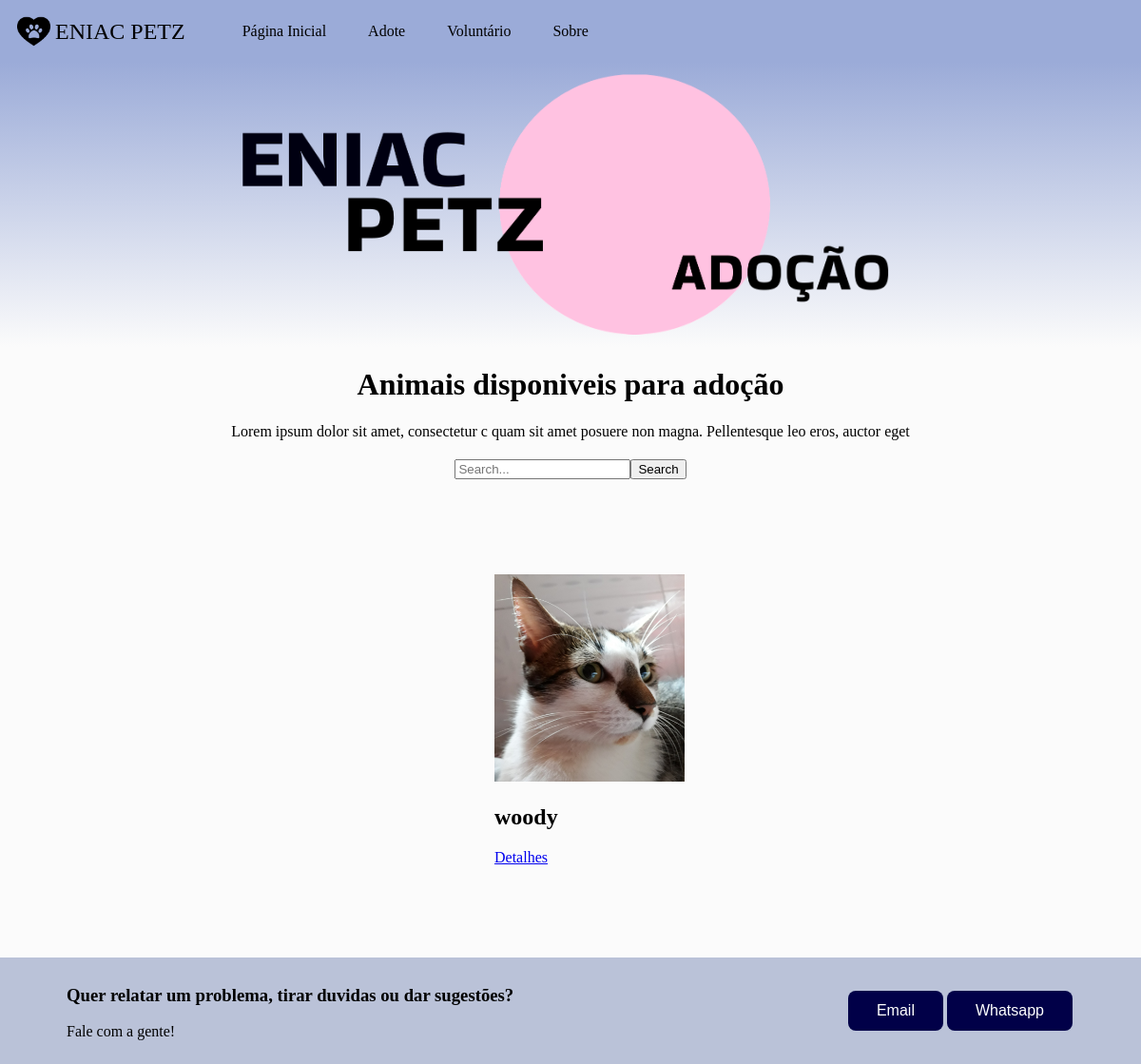
/animais/, run on an earlier commit of the app's database.
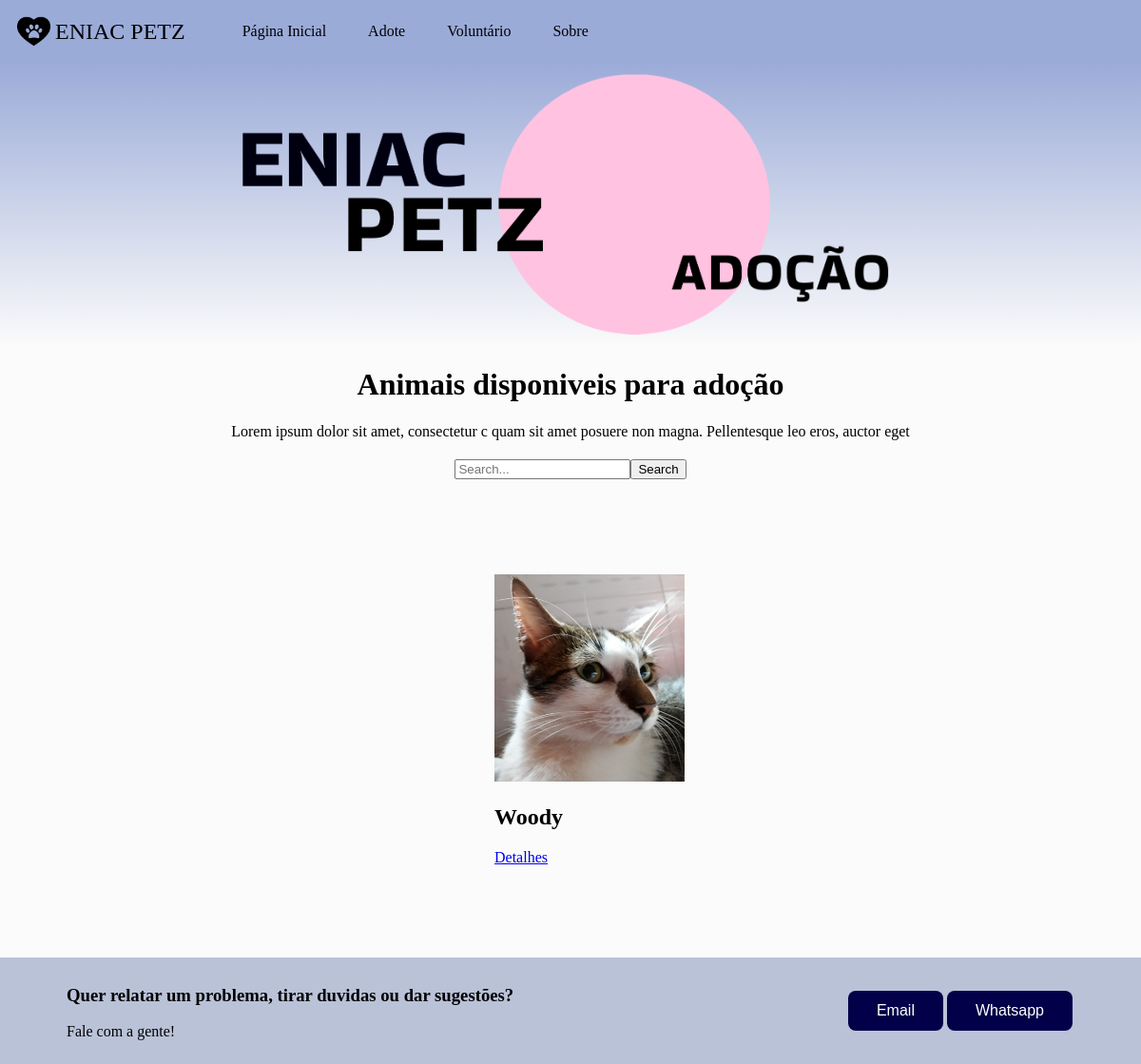
And on a later commit of the database.
### app_animais/models.py (models this page shows, shortened)
class Animal(models.Model):
    nome = models.CharField(max_length=50)
    idade = models.IntegerField('idade')
    chip = models.CharField(max_length=15)
    info_animais = models.CharField('Sobre',max_length=500)
    image = models.ImageField(upload_to='images/')
    raca = models.ForeignKey(Raca, on_delete = models.CASCADE)
    especie = models.ForeignKey(Especie, on_delete = models.CASCADE)
    porte = models.ForeignKey(Porte, on_delete = models.CASCADE)
    sexo = models.ForeignKey(Sexo, on_delete = models.CASCADE)
    disponivel = models.BooleanField(default=True)
    data = models.DateTimeField(auto_now_add=True)
    class Meta:
        verbose_name = 'Animal'
        verbose_name_plural = 'Animais'
        ordering = ['-data']

### app_animais/views.py (the view)
# urls.py: path('animais/', animal_list, name='animais'),
def animal_list(request):
    animais_disponiveis = Animal.objects.filter(disponivel=True)
    return render(request, 'animais.html', {'animais': animais_disponiveis})

### app_animais/templates/animais.html
{% extends 'base.html' %}
{% load static %}
{% block content %}
<link rel="stylesheet" href="{% static '/animais/css/style.css' %}">
  <header class="header" >
    <img src="{% static '/animais/img/header-adocao.png' %}" class="header-adocao" alt="header-adocao"/>
  </header>
  <div class="titulo-superior">
   <h1>Animais disponiveis para adoção</h1>
   <a class="centralizar">Lorem ipsum dolor sit amet, consectetur c quam sit amet posuere non magna. Pellentesque leo eros, auctor eget </a>
  </div>
    <form class="search" method="GET" action="{% url 'search' %}">
        <input type="text" name="q" placeholder="Search...">
        <button type="submit">Search</button>
    </form>
  <div class="bloco-animais">
   <ul class= "flex-list" col-sm-3 col-6>
        {% for animal in animais %}
            <li class="animal-list">
                <img src="{{ animal.image.url }}" class ="foto-animal" alt="Imagem do Animal"/>
                <h2>{{ animal.nome }}</h2>
                <p><a href="{% url 'animal_detail' pk=animal.pk %}">Detalhes</a></p>
            </li>
        {% endfor %}
    </ul>
  </div>
    {% endblock %}

What changed in the data, as far as the page shows it:
changed Animal: nome "woody" → "Woody"
